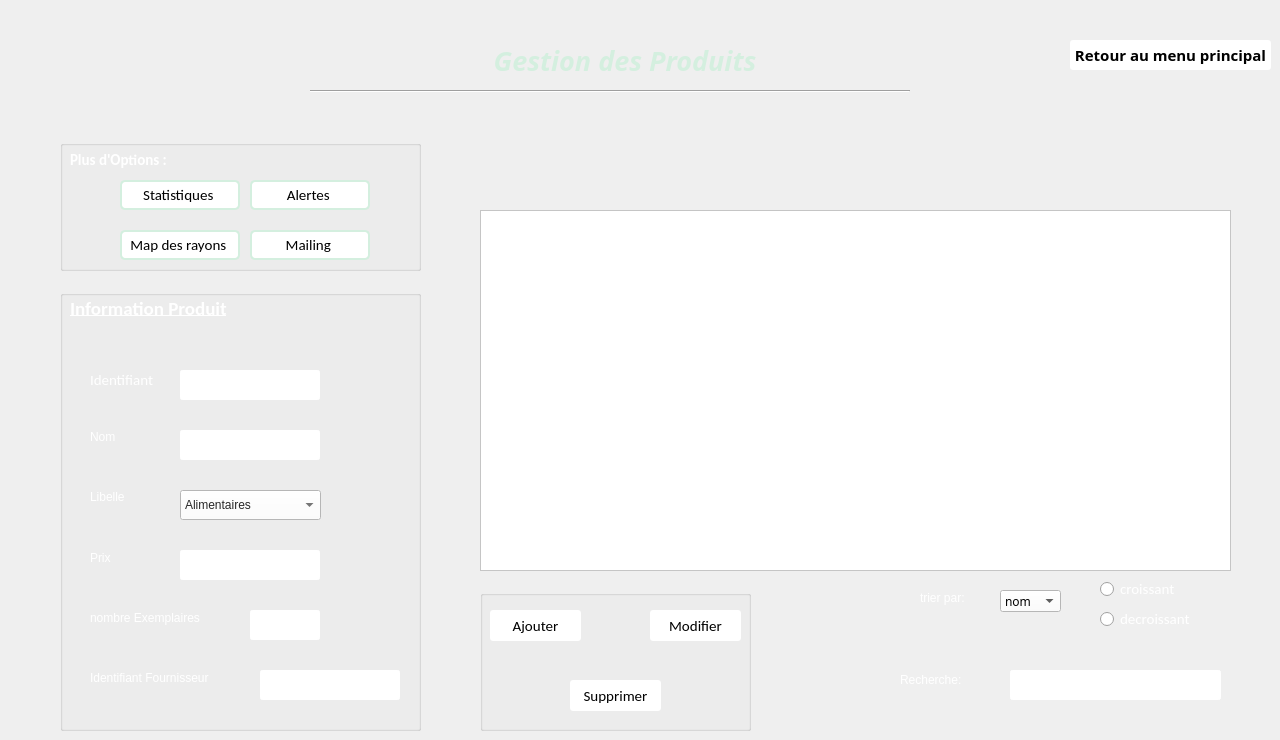
      <widget class="QWidget" name="produit">
       <widget class="QGroupBox" name="groupBox_p">
        <property name="geometry">
         <rect>
          <x>60</x>
          <y>290</y>
          <width>361</width>
          <height>441</height>
         </rect>
        </property>
        <property name="styleSheet">
         <string notr="true">font: 11pt &quot;Calibri&quot;;
color: rgb(255, 255, 255);</string>
        </property>
        <property name="title">
         <string/>
        </property>
        <widget class="QLabel" name="textid_p">
         <property name="geometry">
          <rect>
           <x>30</x>
           <y>80</y>
           <width>81</width>
           <height>20</height>
          </rect>
         </property>
         <property name="font">
          <font>
           <family>Calibri</family>
           <pointsize>11</pointsize>
           <weight>50</weight>
           <italic>false</italic>
           <bold>false</bold>
          </font>
         </property>
         <property name="text">
          <string>Identifiant</string>
         </property>
        </widget>
        <widget class="QLabel" name="texte_nom_p">
         <property name="geometry">
          <rect>
           <x>30</x>
           <y>140</y>
           <width>47</width>
           <height>14</height>
          </rect>
         </property>
         <property name="text">
          <string>Nom</string>
         </property>
        </widget>
        <widget class="QLabel" name="texte_prix_p">
         <property name="geometry">
          <rect>
           <x>30</x>
           <y>260</y>
           <width>30</width>
           <height>16</height>
          </rect>
         </property>
         <property name="text">
          <string>Prix</string>
         </property>
        </widget>
        <widget class="QLabel" name="texte_libelle_p">
         <property name="geometry">
          <rect>
           <x>30</x>
           <y>200</y>
           <width>47</width>
           <height>14</height>
          </rect>
         </property>
         <property name="text">
          <string>Libelle</string>
         </property>
        </widget>
        <widget class="QLabel" name="texte_nbrE_p">
         <property name="geometry">
          <rect>
           <x>30</x>
           <y>320</y>
           <width>151</width>
           <height>16</height>
          </rect>
         </property>
         <property name="text">
          <string>nombre Exemplaires</string>
         </property>
        </widget>
        <widget class="QLabel" name="texte_idF_p">
         <property name="geometry">
          <rect>
           <x>30</x>
           <y>380</y>
           <width>171</width>
           <height>16</height>
          </rect>
         </property>
         <property name="text">
          <string>Identifiant Fournisseur</string>
         </property>
        </widget>
        <widget class="QLineEdit" name="lineEdit_Id_p">
         <property name="geometry">
          <rect>
           <x>120</x>
           <y>80</y>
           <width>140</width>
           <height>30</height>
          </rect>
         </property>
         <property name="styleSheet">
          <string notr="true">border-width: 2px;
border-color: rgb(255, 255, 255);
border-style: outset;
border-radius: 3px;
color: rgb(255, 255, 255);</string>
         </property>
         <property name="text">
          <string/>
         </property>
        </widget>
        <widget class="QLineEdit" name="lineEdit_Nom_p">
         <property name="geometry">
          <rect>
           <x>120</x>
           <y>140</y>
           <width>140</width>
           <height>30</height>
          </rect>
         </property>
         <property name="styleSheet">
          <string notr="true">border-width: 2px;
border-color: rgb(255, 255, 255);
border-style: outset;
border-radius: 3px;
color: rgb(255, 255, 255);</string>
         </property>
        </widget>
        <widget class="QLineEdit" name="lineEdit_Prix_p">
         <property name="geometry">
          <rect>
           <x>120</x>
           <y>260</y>
           <width>140</width>
           <height>30</height>
          </rect>
         </property>
         <property name="styleSheet">
          <string notr="true">border-width: 2px;
border-color: rgb(255, 255, 255);
border-style: outset;
border-radius: 3px;
color: rgb(255, 255, 255);</string>
         </property>
        </widget>
        <widget class="QLineEdit" name="lineEdit_nbre_E_p">
         <property name="geometry">
          <rect>
           <x>190</x>
           <y>320</y>
           <width>70</width>
           <height>30</height>
          </rect>
         </property>
         <property name="styleSheet">
          <string notr="true">border-width: 2px;
border-color: rgb(255, 255, 255);
border-style: outset;
border-radius: 3px;
color: rgb(255, 255, 255);</string>
         </property>
        </widget>
        <widget class="QLineEdit" name="lineEdit_Idf_p">
         <property name="geometry">
          <rect>
           <x>200</x>
           <y>380</y>
           <width>140</width>
           <height>30</height>
          </rect>
         </property>
         <property name="styleSheet">
          <string notr="true">border-width: 2px;
border-color: rgb(255, 255, 255);
border-style: outset;
border-radius: 3px;
color: rgb(255, 255, 255);</string>
         </property>
        </widget>
        <widget class="QComboBox" name="comboBox_Libelle_p">
         <property name="geometry">
          <rect>
           <x>120</x>
           <y>200</y>
           <width>141</width>
           <height>30</height>
          </rect>
         </property>
         <property name="styleSheet">
          <string notr="true">background-color: rgb(255, 255, 255);
color: rgb(39, 39, 39);
</string>
         </property>
         <item>
          <property name="text">
           <string>Alimentaires</string>
          </property>
         </item>
         <item>
          <property name="text">
           <string>Entretients</string>
          </property>
         </item>
        </widget>
        <widget class="QLabel" name="titre_GB2_p">
         <property name="geometry">
          <rect>
           <x>10</x>
           <y>10</y>
           <width>191</width>
           <height>16</height>
          </rect>
         </property>
         <property name="font">
          <font>
           <family>Calibri</family>
           <pointsize>14</pointsize>
           <weight>75</weight>
           <italic>false</italic>
           <bold>true</bold>
           <underline>true</underline>
          </font>
         </property>
         <property name="styleSheet">
          <string notr="true">font: 75 bold 14pt &quot;Calibri&quot;;
text-decoration: underline;</string>
         </property>
         <property name="text">
          <string>Information Produit</string>
         </property>
        </widget>
       </widget>
       <widget class="QTableView" name="tableView_p">
        <property name="geometry">
         <rect>
          <x>480</x>
          <y>210</y>
          <width>751</width>
          <height>361</height>
         </rect>
        </property>
        <property name="styleSheet">
         <string notr="true">background-color: rgb(255, 255, 255);
</string>
        </property>
       </widget>
       <widget class="QGroupBox" name="groupBox_3">
        <property name="geometry">
         <rect>
          <x>480</x>
          <y>590</y>
          <width>271</width>
          <height>141</height>
         </rect>
        </property>
        <property name="title">
         <string/>
        </property>
        <widget class="QPushButton" name="pushButton_Ajouter_p">
         <property name="geometry">
          <rect>
           <x>10</x>
           <y>20</y>
           <width>91</width>
           <height>31</height>
          </rect>
         </property>
         <property name="font">
          <font>
           <family>Calibri</family>
           <pointsize>11</pointsize>
          </font>
         </property>
         <property name="styleSheet">
          <string notr="true">background-color: rgb(255, 255, 255);
border-radius: 3px;
</string>
         </property>
         <property name="text">
          <string>Ajouter</string>
         </property>
        </widget>
        <widget class="QPushButton" name="pushButton_modifier_p">
         <property name="geometry">
          <rect>
           <x>170</x>
           <y>20</y>
           <width>91</width>
           <height>31</height>
          </rect>
         </property>
         <property name="font">
          <font>
           <family>Calibri</family>
           <pointsize>11</pointsize>
          </font>
         </property>
         <property name="styleSheet">
          <string notr="true">background-color: rgb(255, 255, 255);
border-radius: 3px;
</string>
         </property>
         <property name="text">
          <string>Modifier</string>
         </property>
        </widget>
        <widget class="QPushButton" name="pushButton_supprimer_p">
         <property name="geometry">
          <rect>
           <x>90</x>
           <y>90</y>
           <width>91</width>
           <height>31</height>
          </rect>
         </property>
         <property name="font">
          <font>
           <family>Calibri</family>
           <pointsize>11</pointsize>
          </font>
         </property>
         <property name="styleSheet">
          <string notr="true">background-color: rgb(255, 255, 255);
border-radius: 3px;
</string>
         </property>
         <property name="text">
          <string>Supprimer</string>
         </property>
        </widget>
       </widget>
       <widget class="QLabel" name="texte_rechercher_p">
        <property name="geometry">
         <rect>
          <x>900</x>
          <y>670</y>
          <width>91</width>
          <height>20</height>
         </rect>
        </property>
        <property name="styleSheet">
         <string notr="true">font: 11pt &quot;Calibri&quot;;
color: rgb(255, 255, 255);</string>
        </property>
        <property name="text">
         <string>Recherche:</string>
        </property>
       </widget>
       <widget class="QRadioButton" name="croissant_p">
        <property name="geometry">
         <rect>
          <x>1100</x>
          <y>580</y>
          <width>101</width>
          <height>18</height>
         </rect>
        </property>
        <property name="font">
         <font>
          <family>Calibri</family>
          <pointsize>11</pointsize>
          <weight>50</weight>
          <italic>false</italic>
          <bold>false</bold>
         </font>
        </property>
        <property name="styleSheet">
         <string notr="true">color: rgb(255, 255, 255);
font: 11pt &quot;Calibri&quot;;</string>
        </property>
        <property name="text">
         <string>croissant</string>
        </property>
       </widget>
       <widget class="QLabel" name="texte_Trier_p">
        <property name="geometry">
         <rect>
          <x>920</x>
          <y>590</y>
          <width>61</width>
          <height>16</height>
         </rect>
        </property>
        <property name="styleSheet">
         <string notr="true">font: 11pt &quot;Calibri&quot;;
color: rgb(255, 255, 255);</string>
        </property>
        <property name="text">
         <string>trier par:</string>
        </property>
       </widget>
       <widget class="QComboBox" name="comboBox_Tri_p">
        <property name="geometry">
         <rect>
          <x>1000</x>
          <y>590</y>
          <width>61</width>
          <height>22</height>
         </rect>
        </property>
        <property name="font">
         <font>
          <family>Calibri Light</family>
          <pointsize>9</pointsize>
         </font>
        </property>
        <property name="styleSheet">
         <string notr="true">background-color: rgb(255, 255, 255);

</string>
        </property>
        <item>
         <property name="text">
          <string>nom</string>
         </property>
        </item>
        <item>
         <property name="text">
          <string>nombre d'exemplaires</string>
         </property>
        </item>
        <item>
         <property name="text">
          <string>prix </string>
         </property>
        </item>
       </widget>
       <widget class="QRadioButton" name="decroissant_p">
        <property name="geometry">
         <rect>
          <x>1100</x>
          <y>610</y>
          <width>111</width>
          <height>18</height>
         </rect>
        </property>
        <property name="font">
         <font>
          <family>Calibri</family>
          <pointsize>11</pointsize>
          <weight>50</weight>
          <italic>false</italic>
          <bold>false</bold>
         </font>
        </property>
        <property name="styleSheet">
         <string notr="true">color: rgb(255, 255, 255);
font: 11pt &quot;Calibri&quot;;</string>
        </property>
        <property name="text">
         <string>decroissant</string>
        </property>
       </widget>
       <widget class="QLineEdit" name="lineEdit_rechercher_p">
        <property name="geometry">
         <rect>
          <x>1010</x>
          <y>670</y>
          <width>211</width>
          <height>30</height>
         </rect>
        </property>
        <property name="styleSheet">
         <string notr="true">border-width: 2px;
border-color: rgb(255, 255, 255);
border-style: outset;
border-radius: 3px;
color: rgb(255, 255, 255);</string>
        </property>
       </widget>
       <widget class="QLabel" name="titre1_p">
        <property name="geometry">
         <rect>
          <x>430</x>
          <y>40</y>
          <width>390</width>
          <height>40</height>
         </rect>
        </property>
        <property name="font">
         <font>
          <family>Calibri Light</family>
          <pointsize>20</pointsize>
          <weight>75</weight>
          <italic>true</italic>
          <bold>true</bold>
         </font>
        </property>
        <property name="styleSheet">
         <string notr="true">color: rgb(212, 239, 223);</string>
        </property>
        <property name="text">
         <string>Gestion des Produits</string>
        </property>
        <property name="alignment">
         <set>Qt::AlignCenter</set>
        </property>
       </widget>
       <widget class="Line" name="line1_p">
        <property name="geometry">
         <rect>
          <x>310</x>
          <y>90</y>
          <width>600</width>
          <height>3</height>
         </rect>
        </property>
        <property name="orientation">
         <enum>Qt::Horizontal</enum>
        </property>
       </widget>
       <widget class="QPushButton" name="pushButton_Retour_P">
        <property name="geometry">
         <rect>
          <x>1070</x>
          <y>40</y>
          <width>201</width>
          <height>30</height>
         </rect>
        </property>
        <property name="font">
         <font>
          <family>Calibri Light</family>
          <pointsize>11</pointsize>
          <weight>75</weight>
          <bold>true</bold>
         </font>
        </property>
        <property name="cursor">
         <cursorShape>PointingHandCursor</cursorShape>
        </property>
        <property name="styleSheet">
         <string notr="true">background-color: rgb(255, 255, 255);
border-radius: 3px;
</string>
        </property>
        <property name="text">
         <string>Retour au menu principal</string>
        </property>
        <property name="iconSize">
         <size>
          <width>20</width>
          <height>20</height>
         </size>
        </property>
        <property name="flat">
         <bool>false</bool>
        </property>
       </widget>
       <widget class="QGroupBox" name="groupBox_p_3">
        <property name="geometry">
         <rect>
          <x>60</x>
          <y>140</y>
          <width>361</width>
          <height>131</height>
         </rect>
        </property>
        <property name="styleSheet">
         <string notr="true">font: 11pt &quot;Calibri&quot;;
color: rgb(255, 255, 255);</string>
        </property>
        <property name="title">
         <string/>
        </property>
        <widget class="QLabel" name="titre_GB1_p">
         <property name="geometry">
          <rect>
           <x>10</x>
           <y>10</y>
           <width>131</width>
           <height>20</height>
          </rect>
         </property>
         <property name="font">
          <font>
           <family>Calibri</family>
           <pointsize>11</pointsize>
           <weight>75</weight>
           <italic>false</italic>
           <bold>true</bold>
          </font>
         </property>
         <property name="styleSheet">
          <string notr="true">font: 75 bold  11pt &quot;Calibri&quot;;
color: rgb(255, 255, 255);</string>
         </property>
         <property name="text">
          <string>Plus d'Options :</string>
         </property>
        </widget>
        <widget class="QPushButton" name="pushButton_Stat_p">
         <property name="geometry">
          <rect>
           <x>60</x>
           <y>40</y>
           <width>120</width>
           <height>30</height>
          </rect>
         </property>
         <property name="font">
          <font>
           <family>Calibri</family>
           <pointsize>11</pointsize>
           <weight>50</weight>
           <italic>false</italic>
           <bold>false</bold>
          </font>
         </property>
         <property name="styleSheet">
          <string notr="true">background-color: rgb(255, 255, 255);
color: rgb(0, 0, 0);
border-radius: 3px;
border: 2px solid rgb(212, 239, 223);
border-radius: 5px;
</string>
         </property>
         <property name="text">
          <string>Statistiques </string>
         </property>
        </widget>
        <widget class="QPushButton" name="pushButton_map_p">
         <property name="geometry">
          <rect>
           <x>60</x>
           <y>90</y>
           <width>120</width>
           <height>30</height>
          </rect>
         </property>
         <property name="font">
          <font>
           <family>Calibri</family>
           <pointsize>11</pointsize>
           <weight>50</weight>
           <italic>false</italic>
           <bold>false</bold>
          </font>
         </property>
         <property name="styleSheet">
          <string notr="true">background-color: rgb(255, 255, 255);
color: rgb(0, 0, 0);
border-radius: 3px;
border: 2px solid rgb(212, 239, 223);
border-radius: 5px;
</string>
         </property>
         <property name="text">
          <string>Map des rayons </string>
         </property>
        </widget>
        <widget class="QPushButton" name="pushButton_mail_p">
         <property name="geometry">
          <rect>
           <x>190</x>
           <y>90</y>
           <width>120</width>
           <height>30</height>
          </rect>
         </property>
         <property name="font">
          <font>
           <family>Calibri</family>
           <pointsize>11</pointsize>
           <weight>50</weight>
           <italic>false</italic>
           <bold>false</bold>
          </font>
         </property>
         <property name="styleSheet">
          <string notr="true">background-color: rgb(255, 255, 255);
color: rgb(0, 0, 0);
border-radius: 3px;
border: 2px solid rgb(212, 239, 223);
border-radius: 5px;
</string>
         </property>
         <property name="text">
          <string>Mailing </string>
         </property>
        </widget>
        <widget class="QPushButton" name="pushButton_alertes_p">
         <property name="geometry">
          <rect>
           <x>190</x>
           <y>40</y>
           <width>120</width>
           <height>30</height>
          </rect>
         </property>
         <property name="font">
          <font>
           <family>Calibri</family>
           <pointsize>11</pointsize>
           <weight>50</weight>
           <italic>false</italic>
           <bold>false</bold>
          </font>
         </property>
         <property name="styleSheet">
          <string notr="true">background-color: rgb(255, 255, 255);
color: rgb(0, 0, 0);
border-radius: 3px;
border: 2px solid rgb(212, 239, 223);
border-radius: 5px;


</string>
         </property>
         <property name="text">
          <string>Alertes </string>
         </property>
        </widget>
       </widget>
      </widget>
